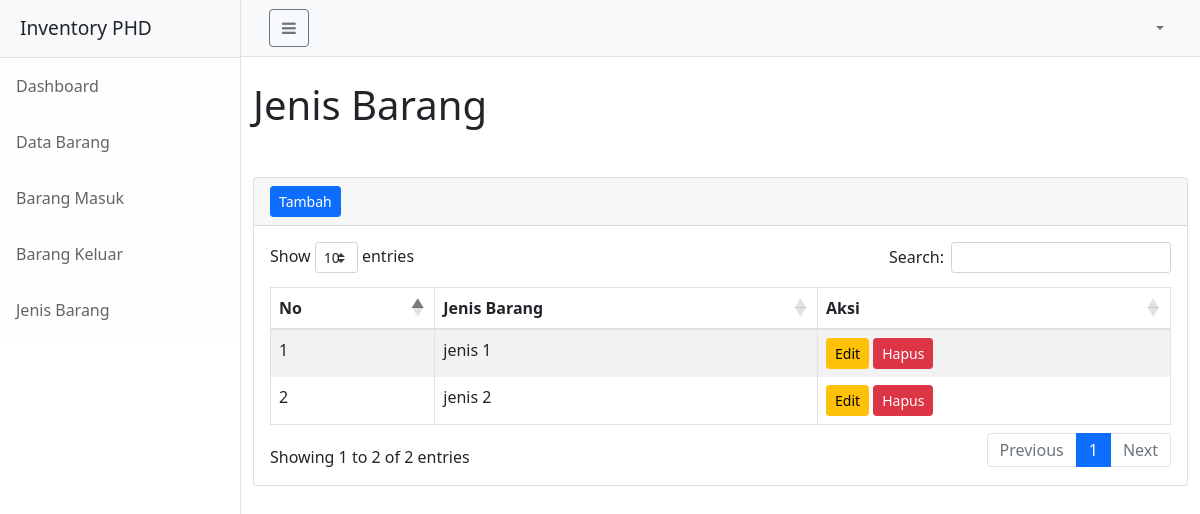
/admin/jenis_barang/index.php (signed in), run on an earlier commit of the app's database.
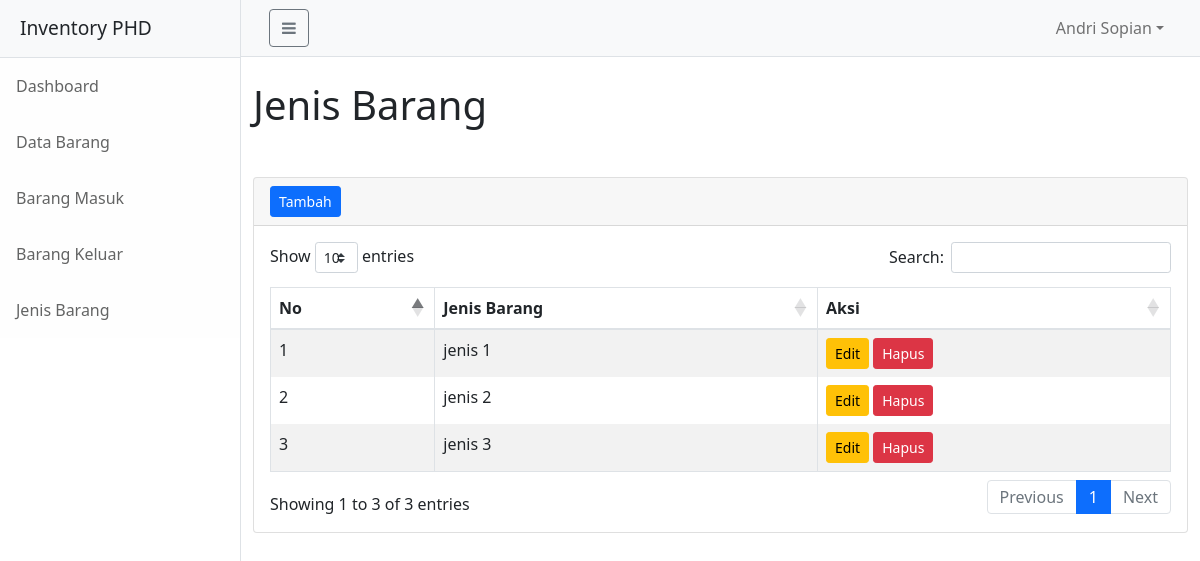
And on a later commit of the database.
### tables this page shows
CREATE TABLE `jenis_barang` (
  `id_jenis` int(11) NOT NULL,
  `nama_jenis` varchar(50) NOT NULL,
  `created_at` timestamp NOT NULL DEFAULT current_timestamp() ON UPDATE current_timestamp(),
  `updated_at` timestamp NOT NULL DEFAULT current_timestamp()
);

### admin/jenis_barang/index.php (the view, shortened to what this page needs)
<?php
include "../../config.php";
?>
<!DOCTYPE html>
<html lang="en">
    <head>
        <link rel="stylesheet" href="https://cdn.jsdelivr.net/npm/bootstrap@4.3.1/dist/css/bootstrap.min.css">
        <link rel="stylesheet" href="https://cdn.datatables.net/1.13.1/css/dataTables.bootstrap4.min.css">
        <link rel="stylesheet" href="https://cdnjs.cloudflare.com/ajax/libs/font-awesome/4.7.0/css/font-awesome.min.css" />
        <link rel="stylesheet" href="../../assets/custom2.css">
    </head>
    <body>
    <div class="d-flex" id="wrapper">
            <?php include('../../layouts/sidebar.php'); ?>
            <div id="page-content-wrapper">
                <?php include('../../layouts/navbar.php'); ?>
                <div class="container-fluid">
                    <h1 class="mt-4">Jenis Barang</h1>
                    <div class="mt-5">
                        <div class="card">
                            <div class="card-header">
                                <a href="#!" class="btn btn-sm btn-primary" data-bs-toggle="modal" data-bs-target="#exampleModalTambah">
                                    Tambah
                                </a>
                            </div>
                            <div class="card-body">
                                <table id="example" class="table table-striped table-bordered" style="width:100%">
                                    <thead>
                                        <tr>
                                            <th>No</th>
                                            <th>Jenis Barang</th>
                                            <th>Aksi</th>
                                        </tr>
                                    </thead>
                                    <tbody>
                                        <?php
                                            $query = mysqli_query($db,"Select * from jenis_barang");
                                            $no = 0;
                                            while ($data = mysqli_fetch_array($query)) {
                                                $no++;
                                        ?>
                                        <tr>
                                            <td><?php echo $no; ?></td>
                                            <td><?php echo $data['nama_jenis']; ?></td>
                                            <td>
                                                <a href="#!" class="btn btn-sm btn-warning" data-bs-toggle="modal" data-bs-target="#exampleModalEdit<?php echo $data['id_jenis']; ?>">
                                                    Edit
                                                </a>
                                                <a href="#!" class="btn btn-sm btn-danger" data-bs-toggle="modal" data-bs-target="#exampleModalHapus<?php echo $data['id_jenis']; ?>">
                                                    Hapus
                                                </a>
                                            </td>
                                        </tr>
                                        <?php
                                            }
                                        ?>
                                    </tbody>
                                </table>
                            </div>
                        </div>
                    </div>
                </div>
            </div>
        </div>
    </body>
</html>

### layouts/navbar.php (shortened to what this page needs)
<nav class="navbar navbar-expand-lg navbar-light bg-light border-bottom">
    <div class="container-fluid">
        <button class="btn btn-outline-secondary" id="sidebarToggle"><i class="fa fa-bars" aria-hidden="true"></i></button>
            <div class="collapse navbar-collapse" id="navbarSupportedContent">
                <ul class="navbar-nav ms-auto mt-2 mt-lg-0">
                    <li class="nav-item dropdown">
                        <a class="nav-link dropdown-toggle" id="navbarDropdown" href="#" role="button" data-bs-toggle="dropdown" aria-haspopup="true" aria-expanded="false"><?php echo $_SESSION['nama_user']; ?></a>
                    </li>
                </ul>
            </div>
    </div>
</nav>

What changed in the data, as far as the page shows it:
added jenis_barang: nama_jenis "jenis 3"
Also different on the page:
$_SESSION['nama_user']: (not shown) → "Andri Sopian"
text written by a page script: "Show entries Search: Showing 1 to 2 of 2 entries Previous 1 Next" → "Show entries Search: Showing 1 to 3 of 3 entries Previous 1 Next"
